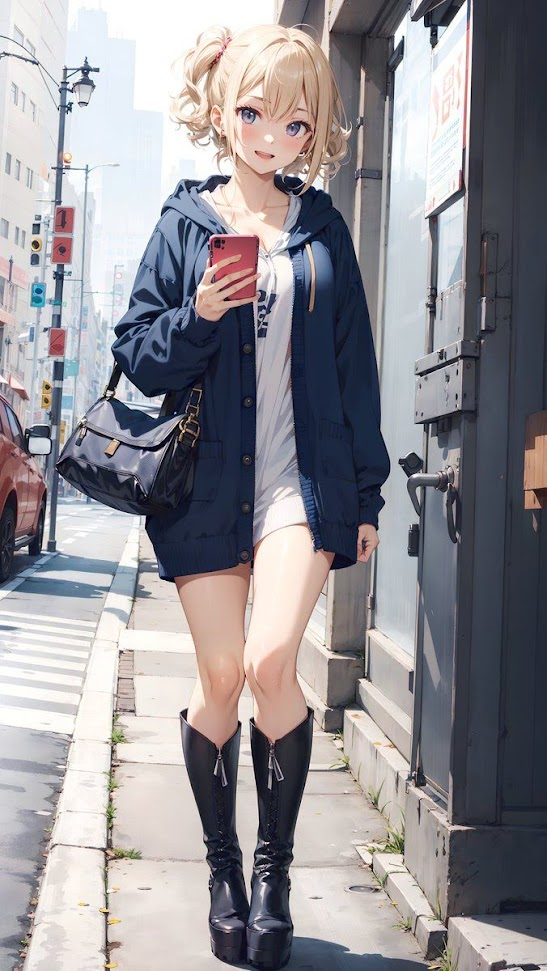
#> input picture program/AI/imageAI/image/001.jpg, 547 x 971 px, found by its file name
$ python image.py
#> lines starting #> are read from the running program, lines starting #| are printed output that depends on the picture
# -*- coding: utf-8 -*-
"""
Created on Sat Nov 18 14:01:13 2023

@author: s9348
"""


# ----------------------------------------
#
#
# Pillow：這是 Python 中最常用的圖片處理庫，可以用來進行基本的圖片操作，如調整大小、裁剪、旋轉等。
#
#
# ----------------------------------------


from PIL import Image, ImageEnhance

# 讀取圖片
image = Image.open('001.jpg')
#> image is the input picture: PIL image 547x971 RGB; mean R, G, B 146.3, 143.6, 148.5

# 調整對比度
enhancer = ImageEnhance.Contrast(image)
image = enhancer.enhance(2.1)  # factor > 1 增加對比度，factor < 1 降低對比度
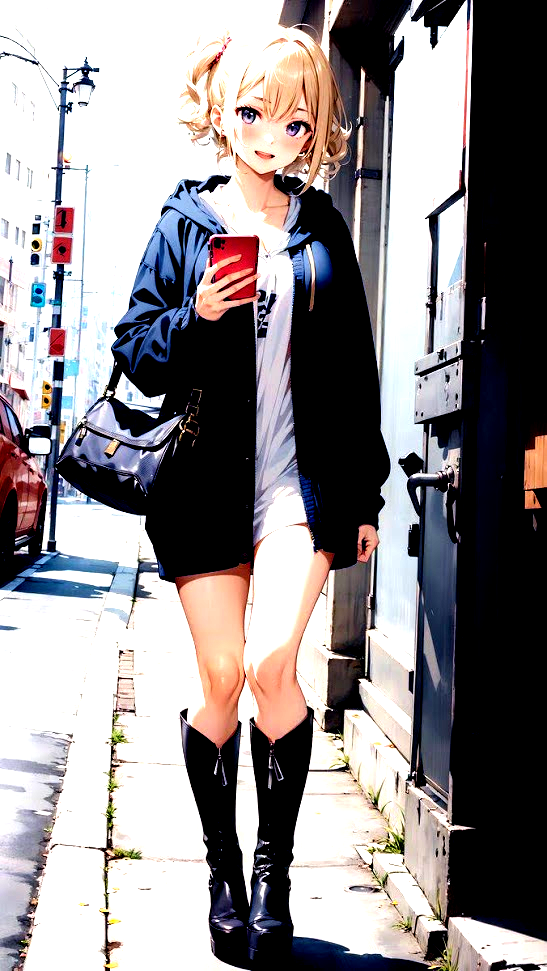
#> image: PIL image 547x971 RGB; mean R, G, B 143.6, 138.4, 140.2

# 保存圖片
image.show()
image.save('new_image.jpg')


# ----------------------------------------
#
#
# OpenCV：這是一個功能強大的電腦視覺庫，其中包含了大量的圖像處理功能。
#
#
# ----------------------------------------


import cv2
import numpy as np
import random


# 顯示影像功能 --------------------------------
# [48 lines left out: functions cvPrint, recR, mergeImg, not called in this run]


# ----------------------------------------
#
#  OpenCV 影像處理 Tools
#
# ----------------------------------------


# 讀取圖片
image = cv2.imread('image/001.jpg')
#> image: shape (971, 547, 3)
image = cv2.imread('image/012.jpg')
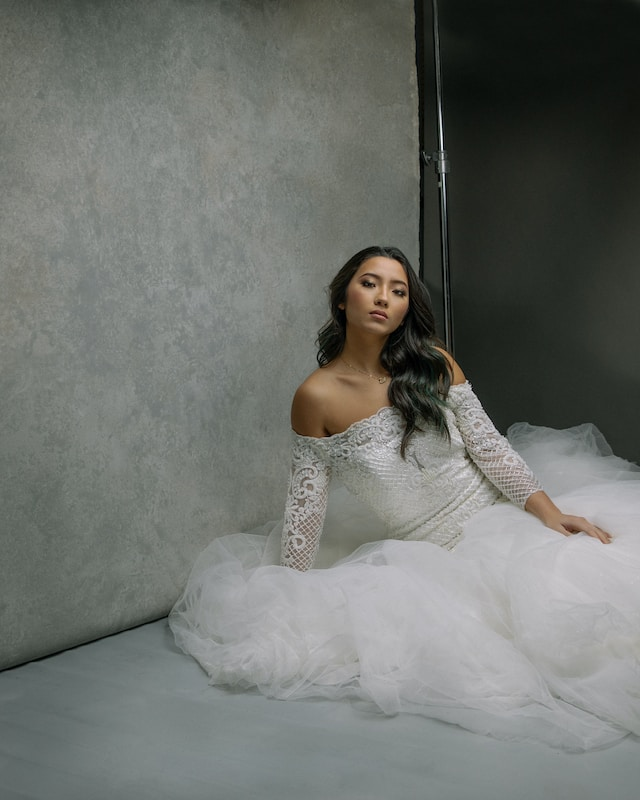
#> input picture program/AI/imageAI/image/012.jpg, 640 x 800 px
#> image is the input picture: shape (800, 640, 3); mean B, G, R 108.7, 113.3, 110.1

# 調整色溫（例如增加藍色通道）
blue_channel = image[:,:,0]
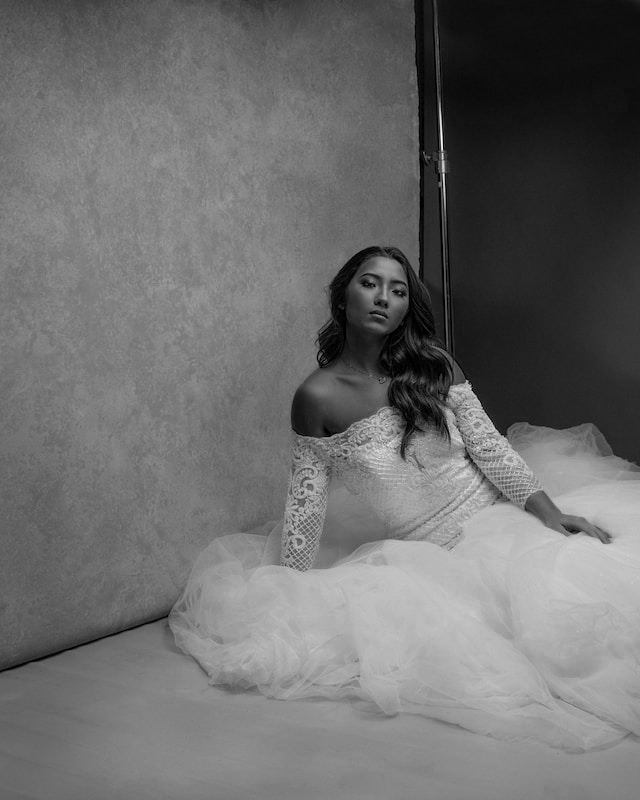
#> blue_channel: shape (800, 640); min 0, max 254, mean 108.7
image[:,:,0] = cv2.add(blue_channel, -100)  # 增加藍色通道的值
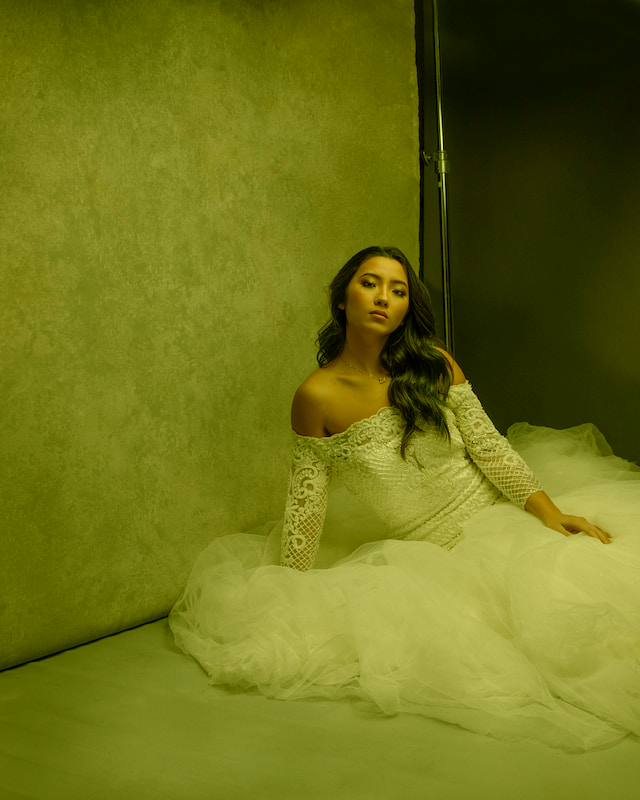
#> image: shape (800, 640, 3); mean B, G, R 24.6, 113.3, 110.1
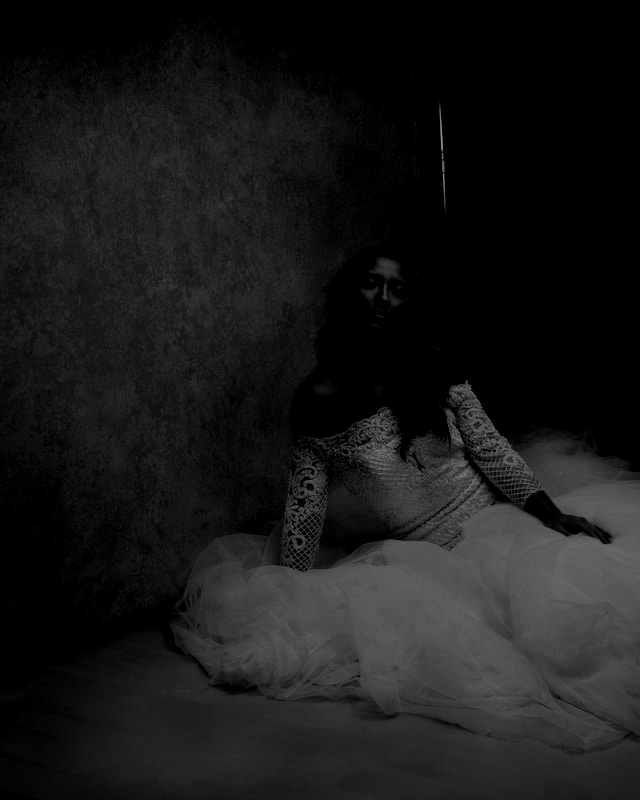
#> blue_channel: shape (800, 640); min 0, max 154, mean 24.6


# 調整亮度（加法）--------------------------------
brightness_offset = 50
# 創建一個與原圖像相同大小和類型的數組，並將所有值設置為 brightness_offset
brightness_array = np.full(image.shape, brightness_offset, dtype=np.float64)
# 調整亮度
image = cv2.add(image.astype(np.float64), brightness_array)
# 將結果轉換回合適的數據類型以顯示和保存
image = np.clip(image, 0, 255).astype(np.uint8)
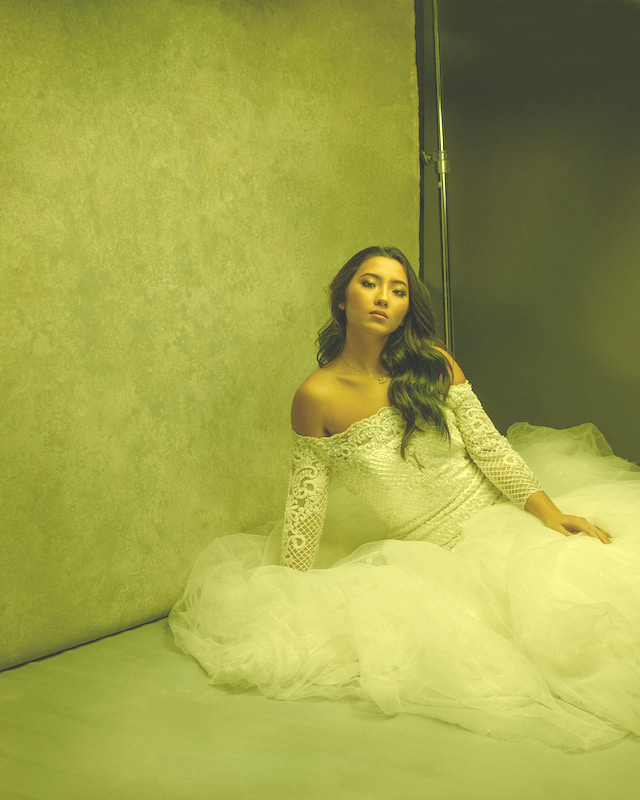
#> image: shape (800, 640, 3); mean B, G, R 74.6, 163.3, 160.1


# 轉為灰度圖 --------------------------------
image = cv2.cvtColor(image, cv2.COLOR_BGR2GRAY)
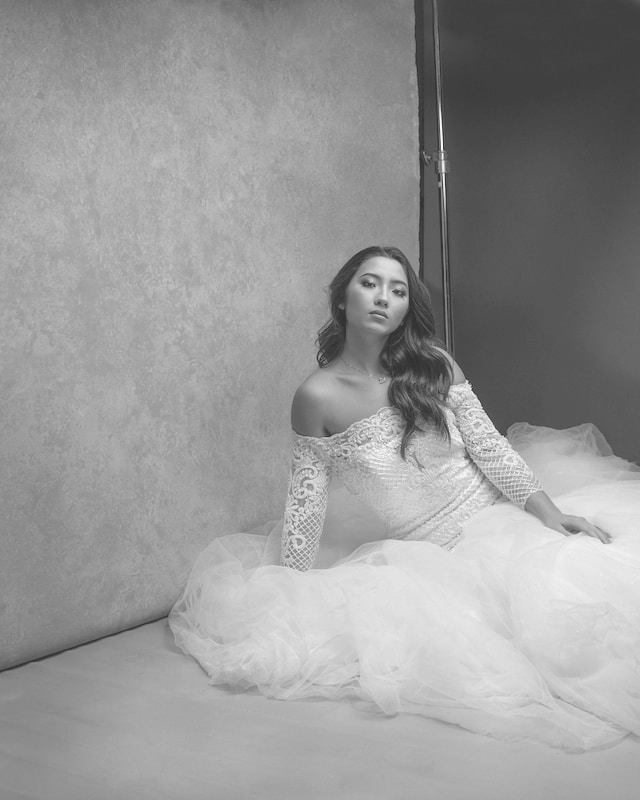
#> image: shape (800, 640); min 50, max 249, mean 152.2

# 高斯模糊 --------------------------------
image = cv2.GaussianBlur(image, (13,13), 20) #ksize只能是(奇數,奇數)

# 抓邊緣 --------------------------------
image = cv2.Canny(image,100,150)
#> image: shape (800, 640); every value is 0

# 膨脹 (線條變粗) --------------------------------
kernel = np.ones((3,3), np.uint8)                 # 創一個內容都是1的陣列
image = cv2.dilate(image, kernel, iterations=1)  # kernel 陣列

# 侵蝕 (線條變細) --------------------------------
kernel = np.ones((3,3), np.uint8)                 # 創一個內容都是1的陣列
image = cv2.erode(image, kernel, iterations=1)  # kernel 陣列


# 旋轉圖片 --------------------------------
# cv2.ROTATE_90_COUNTERCLOCKWISE - 90度逆時針旋轉  cv2.ROTATE_180 - 180度旋轉
image = cv2.rotate(image, cv2.ROTATE_90_CLOCKWISE)
#> image: shape (640, 800); every value is 0


# 旋轉圖片 -任意角度 --------------------------------
(h, w) = image.shape[:2]
#> h = 640; w = 800
center = (w / 2, h / 2)                      # 獲取圖像中心
#> center = (400, 320)
M = cv2.getRotationMatrix2D(center, 45, 1.0) # 計算旋轉矩陣（以中心為旋轉點，旋轉 45 度，縮放因子 1）
image = cv2.warpAffine(image, M, (w, h))     # 進行仿射變換（旋轉）


# 裁切 --------------------------------
image = image[100:300,100:300]
#> image: shape (200, 200); every value is 0

# 局部上色 -------------------------------
for row in range(50,100):
    for col in range (50,100):
#> (the run stopped early here; a loop or call above may not have finished)
